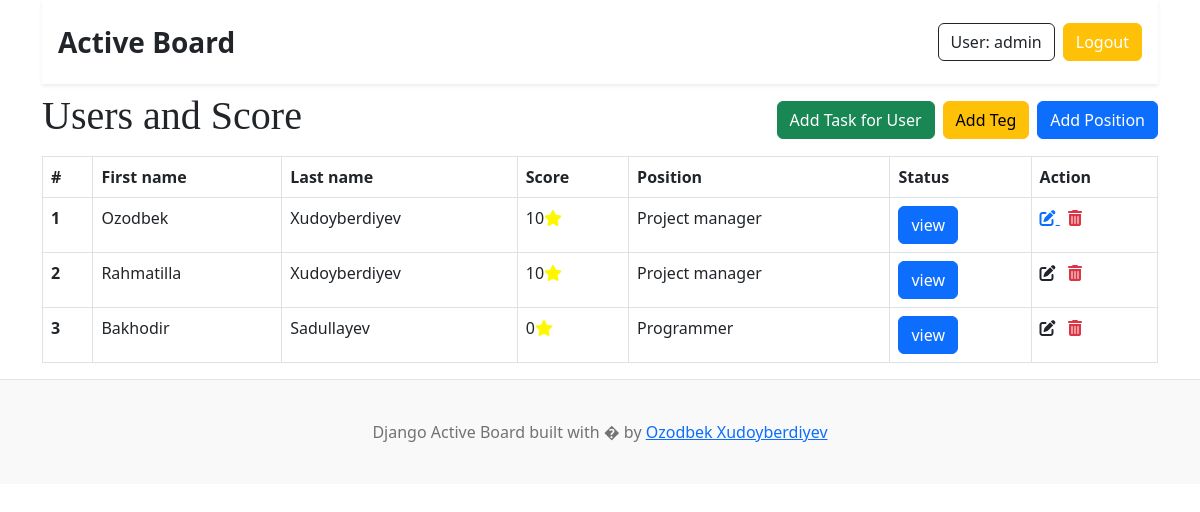
Page / (signed in) on the earlier database version.
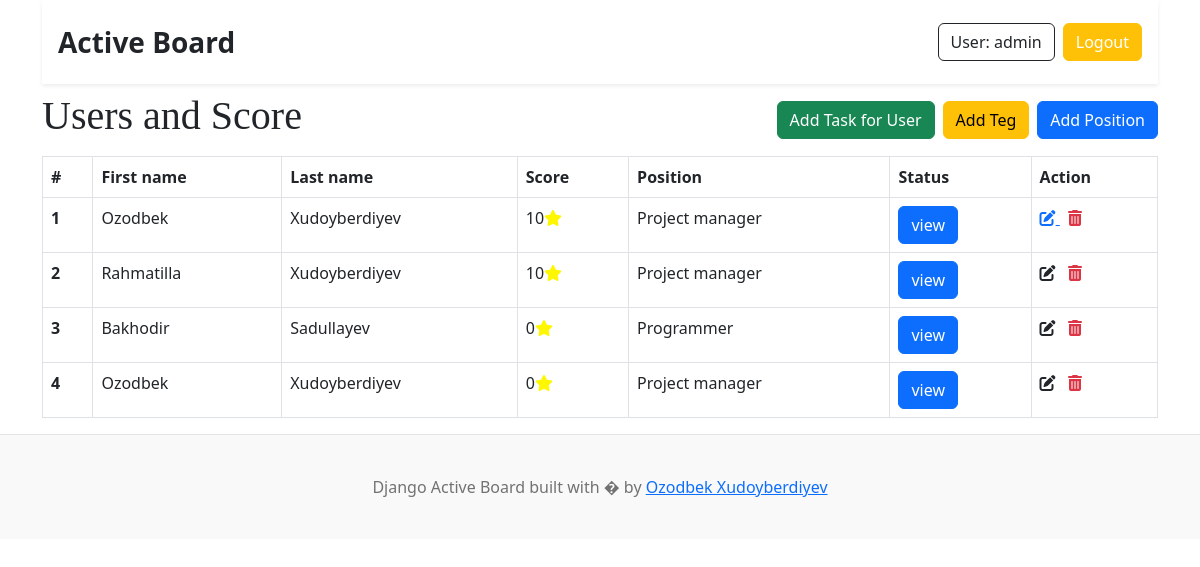
Same page on the later database version.
### users/models.py (models this page shows, shortened)
class UserProfile(models.Model):
    user = models.OneToOneField(User, on_delete=models.CASCADE)
    score = models.IntegerField(default=0)
    position = models.ForeignKey(Position,on_delete=models.CASCADE)

class Position(models.Model):
    name = models.CharField(max_length=50)
    def __str__(self):
        return f"{self.name}"

### users/views.py (the view)
# urls.py: 2. Add a URL to urlpatterns:  path('', views.home, name='home')
def home(request):
    users = UserProfile.objects.order_by("-score")
    context = {
        "users":users
    }
    return render(request,"index.html",context)

### templates/index.html (shortened to what this page needs)
{% extends 'base.html' %} {% load static %} {% block content %}
{% if user.is_authenticated %}
  <div class="navbar">
    <h1>Users and Score</h1>
    <div class="d-grid gap-2 d-md-flex justify-content-md-end">
      <a class="btn btn-success" href="{% url 'add_task' %}" type="button">Add Task for User</a>
      <a class="btn btn-warning" href="{% url 'add_teg' %}" type="button">Add Teg</a>
      <a class="btn btn-primary" href="{% url 'add_position' %}" type="button">Add Position</a>
    </div>
  </div>
  <div class="col-12" style="overflow-x: auto;">
    <table class="table table-bordered">
      <thead>
        <tr>
          <th scope="col">#</th>
          <th scope="col">First name</th>
          <th scope="col">Last name</th>
          <th scope="col">Score</th>
          <th scope="col">Position</th>
          <th scope="col">Status</th>
          <th scope="col">Action</th>
        </tr>
      </thead>
      <tbody>
        {% for user in users %}
        <tr>
          <th scope="row">{{forloop.counter}}</th>
          <td>{{user.user.first_name}}</td>
          <td>{{user.user.last_name}}</td>
          <td class="">{{user.score}}<i class="fa-solid fa-star " style="color: #fff700;"></i></td>
          <td>{{user.position}}</td>
          <td >
            <a
              type="button"
              href="{% url "user_status" user.id %}"
              class="btn btn-primary"
            >
              view</a
            >
          </td>
          <td  class="">
              <a {% if request.user.id == user.user.id %} href="{% url 'edit_user' user.id %} {% endif %}">
                <i class="fa-solid fa-pen-to-square"></i>
              </a>
              {% if request.user.is_superuser %}
                <a href="{% url 'delete_user' user.id %}">
                  <i class="fas fa-trash-alt text-danger"></i>
                </a>
              {% endif %}
            </td>
        </tr>
        {% endfor %}
      </tbody>
    </table>
  </div>
{% else %}
<h5>You don't have permission.You should register or login</h5>
{% endif %}
{% endblock %}

Differences in the rows shown:
added UserProfile: user.first_name "Ozodbek", user.last_name "Xudoyberdiyev", score "0", position "Project manager"
